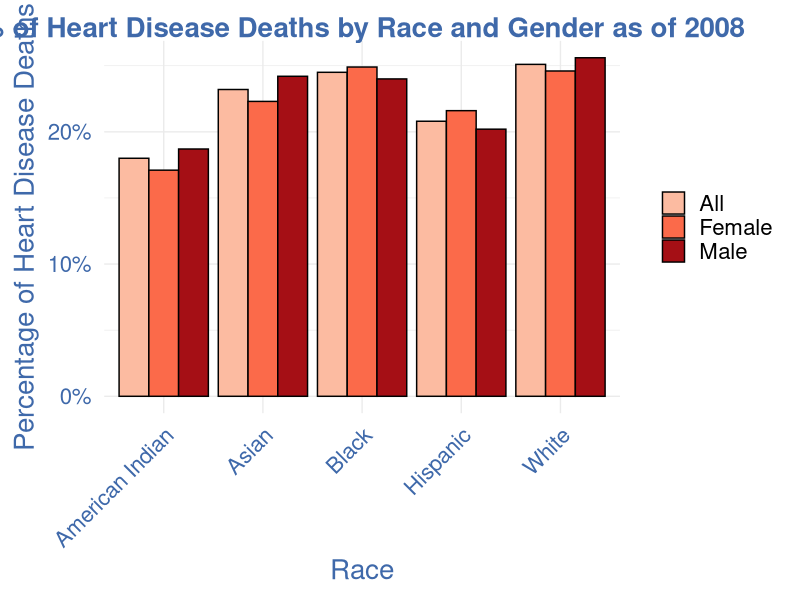

The R script that drew this image:
#Install Packages
list.of.packages <- c("ggplot2", "ggthemes")
new.packages <- list.of.packages[!(list.of.packages %in% installed.packages()[,"Package"])]
if(length(new.packages)) install.packages(new.packages)
lapply(list.of.packages, require, character.only = TRUE)

## theme

# https://material.io/design/color/the-color-system.html#tools-for-picking-colors
pal_heart <- c('#fee5d9','#fcbba1','#fc9272','#fb6a4a','#de2d26','#a50f15')
blue_heart <- "#3F69AA"

############# color pieces!
scale_fill_heart <- function(){
  
  structure(list(
    scale_fill_manual(values=pal_heart)
  ))
}

scale_color_discrete_heart <- function(){
  
  structure(list(
    scale_color_manual(values=pal_heart)
  ))
}

scale_color_continuous_heart <- function(){
  
  structure(list(
    scale_color_gradientn(colours = pal_heart)
  ))
}
##################################

theme_heart <- function(base_size = 20, base_family = "Helvetica",
                        base_line_size = base_size / 42,
                        base_rect_size = base_size / 42) {
  # Starts with theme_bw and remove most parts
  theme_bw(
    base_size = base_size,
    base_family = base_family,
    base_line_size = base_line_size,
    base_rect_size = base_rect_size
  ) %+replace%
    theme(
      axis.ticks      = element_blank(),
      axis.text       = element_text(size = 16,color=blue_heart),
      axis.title = element_text(color = blue_heart),
      legend.background = element_blank(),
      legend.key        = element_blank(),
      legend.title = element_blank(),
      panel.background   = element_blank(),
      panel.border      = element_blank(),
      strip.background  = element_blank(),
      plot.title = element_text(color = blue_heart, face = "bold"),
      plot.background   = element_blank(),
      
      complete = TRUE
    )
}

# set working directory
setwd("~/Documents/GradSchool/MSDS455/git_repos/MSDS455_Charlie/data")

data <- read.table(file="Heart Disease Deaths by Race and Gender.csv",sep=",",stringsAsFactors=FALSE,header=TRUE,quote="'")

plot_data <- reshape(data,
                     varying = c("All", "Female" , "Male"),
                     v.names = "Percent",
                     idvar = "Race",
                     times = c("All", "Female" , "Male"),
                     direction="long")

rownames(plot_data) <- NULL

plot_data$time <- factor(plot_data$time , labels=c('All','Female','Male'))

setwd("~/Documents/GradSchool/MSDS455/git_repos/MSDS455_Charlie/visualizations")
png(file = "slide_4_HD_Deaths_by_Race_and_Gender.png",width = 1000, height = 1000)
ggplot_object <- ggplot(data=plot_data,
                        aes(x=Race, y=Percent)) +
  geom_bar(aes(fill = time), color="black",position = "dodge", stat="identity") +
  theme_heart() +
  scale_fill_manual(values=pal_heart[c(2,4,6)]) +
  ggtitle("% of Heart Disease Deaths by Race and Gender as of 2008") +  
  xlab("Race") + 
  ylab("Percentage of Heart Disease Deaths") +
  scale_y_continuous(labels = scales::percent_format(accuracy = 1)) +
  theme(axis.text.x = element_text(angle = 45, hjust = 1))
print(ggplot_object)
dev.off()
